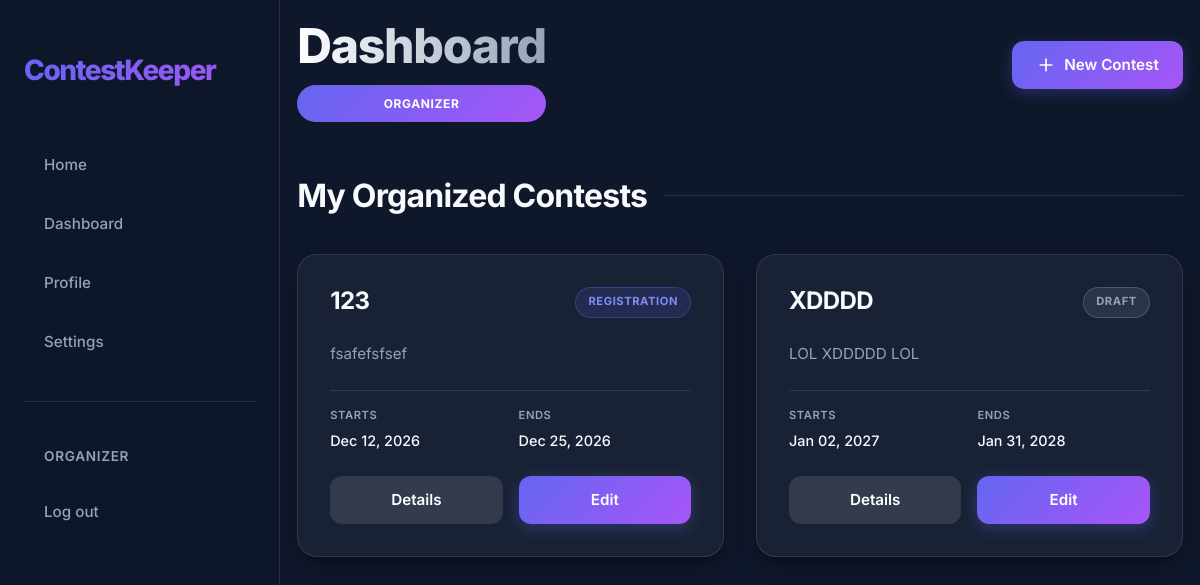
/dashboard/ (signed in), run on an earlier commit of the app's database.
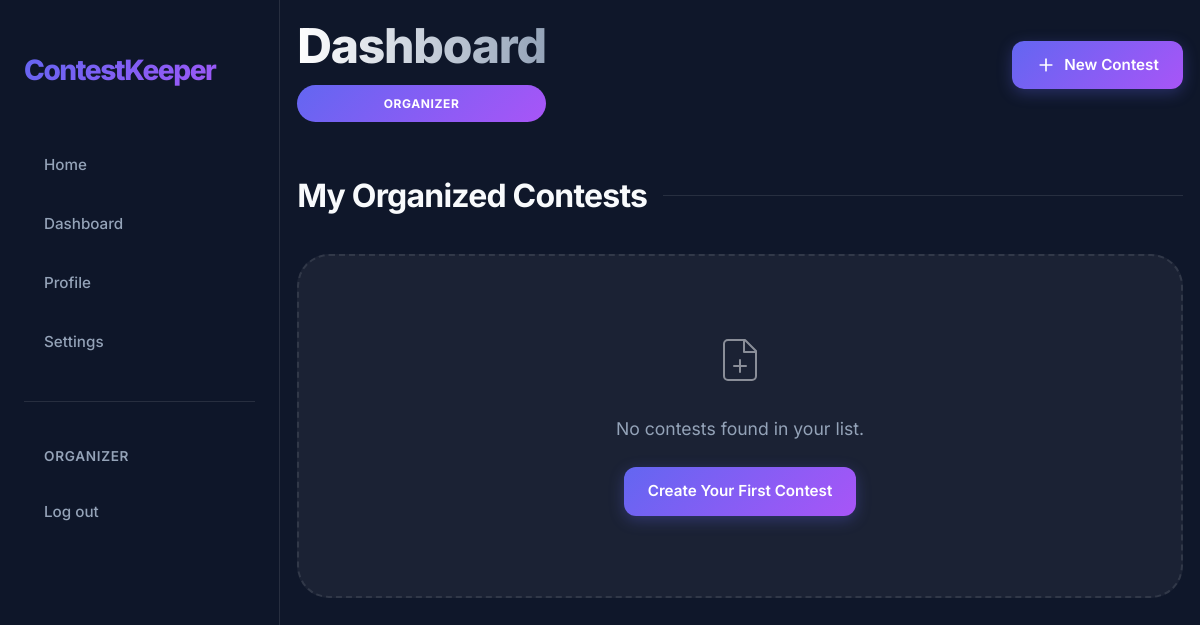
And on a later commit of the database.
### app/models.py (models this page shows, shortened)
class User(AbstractUser):
    first_name = None
    last_name = None
    username = models.CharField(max_length=20, unique=True)
    class Role(models.TextChoices):
        ORGANIZER = "ORGANIZER", "Organizer"
        JURY = "JURY", "Jury"
        PARTICIPANT = "PARTICIPANT", "Participant"
    role = models.CharField(choices=Role.choices, default=Role.PARTICIPANT)
    def is_organizer(self):
        return self.role == self.Role.ORGANIZER

class Contest(models.Model):
    class Status(models.TextChoices):
        DRAFT = "DRAFT", "Draft"
        REGISTRATION = "REGISTRATION", "Registration"
        RUNNING = "RUNNING", "Running"
        FINISHED = "FINISHED", "Finished"
    name = models.CharField(max_length=20)
    description = models.TextField(max_length=200)
    start_date = models.DateTimeField()
    end_date = models.DateTimeField()
    organizer = models.ForeignKey(User, on_delete=models.CASCADE, related_name="organized_contests", null=True, blank=True)
    status = models.CharField(choices=Status.choices, default=Status.DRAFT)
    is_draft = models.BooleanField(default=True)
    jurys = models.ManyToManyField(User, related_name="judged_contests", blank=True)
    participants = models.ManyToManyField(User, related_name="participated_contests", blank=True)

### app/views.py (the view)
# urls.py: path("dashboard/", views.dashboard, name="dashboard"),
def dashboard(request):
    if not request.user.is_authenticated:
        return redirect("register")
    user = request.user
    if user.is_organizer():
        contests = user.organized_contests.all()
    elif user.is_jury():
        contests = user.judged_contests.exclude(status=Contest.Status.DRAFT)
    elif user.is_participant():
        contests = user.participated_contests.exclude(status=Contest.Status.DRAFT)
    else:
        contests = Contest.objects.none()
    return render(request, "app/dashboard.html", {"contests": contests})

### app/templates/app/dashboard.html (shortened to what this page needs)
{% load static %}
<!DOCTYPE html>
<html lang="en">
<head>
    <link rel="stylesheet" href="{% static 'css/common.css' %}">
    <link rel="stylesheet" href="{% static 'css/dashboard.css' %}">
</head>
<body>
    {% include 'app/nav.html' %}
    <main class="dashboard-container">
        <header class="dashboard-header">
            <div class="header-left">
                <h1 id="h1">Dashboard</h1>
                <span class="role-badge">{{ user.get_role_display }}</span>
            </div>
            {% if user.is_organizer %}
            <div class="header-actions">
                <a href="{% url 'contest_create' %}" class="btn btn-primary">
                    <svg width="20" height="20" viewBox="0 0 24 24" fill="none" stroke="currentColor" stroke-width="2" stroke-linecap="round" stroke-linejoin="round"><line x1="12" y1="5" x2="12" y2="19"></line><line x1="5" y1="12" x2="19" y2="12"></line></svg>
                    New Contest
                </a>
            </div>
            {% endif %}
        </header>
        <section class="contest-section">
            <h2 class="section-title">
                {% if user.is_organizer %}
                My Organized Contests
                {% elif user.is_jury %}
                Contests to Judge
                {% elif user.is_participant %}
                My Contests
                {% endif %}
            </h2>
            <div class="contest-grid">
                {% for contest in contests %}
                <div class="contest-card">
                    <div class="contest-card-header">
                        <h3>{{ contest.name }}</h3>
                        <span class="status-indicator status-{{ contest.status|lower }}">{{ contest.get_status_display }}</span>
                    </div>
                    <p class="contest-description">{{ contest.description }}</p>
                    <div class="contest-details">
                        <div class="detail-item">
                            <span class="label">Starts</span>
                            <span class="value">{{ contest.start_date|date:"M d, Y" }}</span>
                        </div>
                        <div class="detail-item">
                            <span class="label">Ends</span>
                            <span class="value">{{ contest.end_date|date:"M d, Y" }}</span>
                        </div>
                    </div>
                    <div class="contest-actions">
                        <a href="{% url 'contest_detail' contest.id %}" class="btn btn-secondary">Details</a>
                        {% if user.is_organizer %}
                        <a href="{% url 'contest_edit' contest.id %}" class="btn btn-primary">Edit</a>
                        {% endif %}
                    </div>
                </div>
                {% empty %}
                <div class="empty-state">
                    <div class="empty-icon">
                    </div>
                    <p>No contests found in your list.</p>
                    {% if user.is_organizer %}
                    <a href="{% url 'contest_create' %}" class="btn btn-primary">Create Your First Contest</a>
                    {% endif %}
                </div>
                {% endfor %}
            </div>
        </section>
    </main>
</body>
</html>

### app/templates/app/nav.html (shortened to what this page needs)
{% load static %}
<nav id="nav">
    <div class="nav-container">
        <a href="{% url 'home' %}" class="nav-logo">ContestKeeper</a>
        <div class="nav-links">
            <button data-url="{% url 'home' %}" class="nav-link" id="homeBtn">Home</button>
            <button data-url="{% url 'dashboard' %}" class="nav-link" id="dashboardBtn">Dashboard</button>
            <button data-url="#" class="nav-link" id="profileBtn">Profile</button>
            <button data-url="#" class="nav-link" id="settingsBtn">Settings</button>
            <hr class="nav-auth-divider">
            {% if user.is_authenticated %}
            <span class="nav-user">{{ user.username }}</span>
            <form method="post" action="{% url 'logout' %}" class="nav-logout-form">
                <button type="submit" class="nav-link">Log out</button>
            </form>
            {% else %}
            <a href="{% url 'register' %}" class="nav-link">Register</a>
            <a href="{% url 'login' %}" class="nav-link">Log in</a>
            {% endif %}
        </div>
    </div>
</nav>
<link rel="stylesheet" href="{% static 'css/nav.css' %}">

### app/static/css/common.css (style rules this page uses)
:root { --primary: #6366f1; --primary-hover: #4f46e5; --secondary: #a855f7; --bg-dark: #0f172a; --bg-card: rgba(30, 41, 59, 0.7); --text-main: #f8fafc; --text-muted: #94a3b8; --border: rgba(255, 255, 255, 0.1); --glass: rgba(255, 255, 255, 0.05); --glass-hover: rgba(255, 255, 255, 0.1); --shadow-lg: 0 10px 25px -5px rgba(0, 0, 0, 0.3), 0 8px 10px -6px rgba(0, 0, 0, 0.3); }
* { margin: 0; box-sizing: border-box; }
body { background-color: var(--bg-dark); color: var(--text-main); font-family: 'Inter', -apple-system, BlinkMacSystemFont, "Segoe UI", Roboto, Helvetica, Arial, sans-serif; line-height: 1.6; min-height: 100vh; }
h1, h2, h3 { color: var(--text-main); letter-spacing: -0.025em; }
#h1 { font-size: 3rem; font-weight: 800; background: linear-gradient(to right, #fff, #94a3b8); -webkit-background-clip: text; background-clip: text; -webkit-text-fill-color: transparent; }
.btn { display: inline-flex; align-items: center; justify-content: center; padding: 0.75rem 1.5rem; border-radius: 0.75rem; font-weight: 600; font-size: 0.95rem; text-decoration: none; transition: all 0.2s ease; cursor: pointer; border: none; gap: 0.5rem; }
.btn-primary { background: linear-gradient(135deg, var(--primary) 0%, var(--secondary) 100%); color: white; box-shadow: 0 4px 15px rgba(99, 102, 241, 0.3); }
.role-badge { display: flex; background: linear-gradient(135deg, var(--primary) 0%, var(--secondary) 100%); min-width: fit-content; min-height: fit-content; padding: 1.15vh 1.15vw; justify-content: center; align-items: center; border-radius: 9999px; font-size: 0.75rem; font-weight: 700; text-transform: uppercase; letter-spacing: 0.05em; color: white; }
.dashboard-header { display: flex; justify-content: space-between; align-items: center; margin-bottom: 3rem; }
.contest-grid { display: grid; grid-template-columns: repeat(auto-fill, minmax(350px, 1fr)); gap: 2rem; }

### app/static/css/dashboard.css (style rules this page uses)
.dashboard-container { width: 98%; margin: 0 auto; padding: 0.5rem; }
.empty-state { grid-column: 1 / -1; text-align: center; padding: 5rem 2rem; background: var(--glass); border: 2px dashed var(--border); border-radius: 2rem; display: flex; flex-direction: column; align-items: center; gap: 1.5rem; }
.empty-state p { color: var(--text-muted); font-size: 1.1rem; }
.section-title { font-size: 2rem; margin-bottom: 2rem; display: flex; align-items: center; gap: 1rem; }
.section-title::after { content: ''; flex-grow: 1; height: 1px; background: var(--border); }

### app/static/css/nav.css (style rules this page uses)
body { padding-left: 280px; }
#nav { background: rgba(15, 23, 42, 0.95); backdrop-filter: blur(20px); -webkit-backdrop-filter: blur(20px); color: white; padding: 0; margin: 0; width: 280px; height: 100vh; position: fixed; top: 0; left: 0; border-right: 1px solid var(--border); z-index: 1000; overflow-y: auto; }
.nav-container { display: flex; flex-direction: column; padding: 3rem 1.5rem; height: 100%; }
.nav-logo { font-size: 1.75rem; font-weight: 800; color: white; text-decoration: none; margin-bottom: 3rem; background: linear-gradient(135deg, var(--primary) 0%, var(--secondary) 100%); -webkit-background-clip: text; background-clip: text; -webkit-text-fill-color: transparent; letter-spacing: -0.05em; }
.nav-links { display: flex; flex-direction: column; gap: 0.75rem; }
.nav-link { color: var(--text-muted); text-decoration: none; padding: 0.875rem 1.25rem; border-radius: 0.75rem; transition: all 0.2s ease; font-size: 0.95rem; font-weight: 500; display: flex; align-items: center; text-align: left; background: transparent; border: none; cursor: pointer; width: 100%; font-family: inherit; }
.nav-auth-divider { margin: 1.5rem 0; border: none; border-top: 1px solid var(--border); }
.nav-user { padding: 0.5rem 1.25rem; font-size: 0.85rem; font-weight: 600; color: var(--text-muted); text-transform: uppercase; letter-spacing: 0.05em; }
.nav-logout-form { display: block; margin-top: auto; }

What changed in the data, as far as the page shows it:
removed Contest: name "123", status "REGISTRATION", description "fsafefsfsef", start_date "Dec 12, 2026", end_date "Dec 25, 2026"
removed Contest: name "ХDDDD", status "DRAFT", description "LOL XDDDDD LOL", start_date "Jan 02, 2027", end_date "Jan 31, 2028"
Also different on the page:
text now shown: "No contests found in your list. Create Your First Contest"
